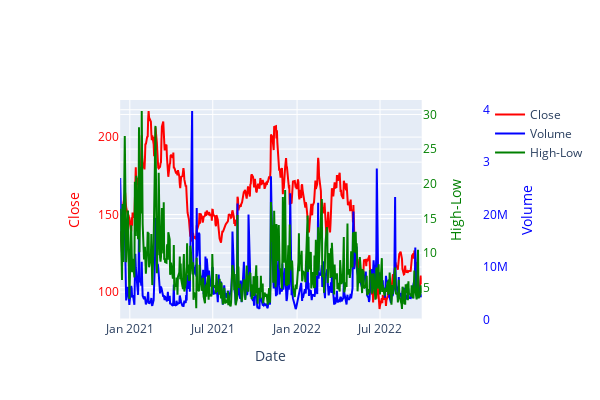

The notebook cell this image was saved under:
### Code cell
#graph_object 3개 축 그리기
import plotly.graph_objects as go

fig = make_subplots()
fig.add_trace(
  go.Scatter(
    x=df_abnb['Date'], y=df_abnb['Close'], name='Close',
    mode='lines', yaxis='y', line={'color':'red'}
    ) #1번째 축
)
fig.add_trace(
  go.Scatter(
    x=df_abnb['Date'], y=df_abnb['Volume'], name='Volume',
    mode='lines', yaxis='y2', line={'color':'blue'}
    ) #2번째 축 Volume
)
fig.add_trace(
  go.Scatter(
    x=df_abnb['Date'], y=df_abnb['High-Low'], name='High-Low',
    mode='lines', yaxis='y3', line={'color':'green'}
    ) #3번째 축 High-Low
)
fig.update_layout(
  yaxis = dict(title='Close'),
  yaxis2 = dict(title='Volume', position=1, side='right', overlaying='y', anchor='free'),
  yaxis3 = dict(title='High-Low', side='right', anchor='x', overlaying='y'),
  xaxis = dict(title='Date', domain=[.1, .85]),
  width=600, height=400
)
fig.layout.yaxis.color = 'red'
fig.layout.yaxis2.color = 'blue'
fig.layout.yaxis3.color = 'green'

fig.show()

### Figure 1 — Plotly figure (JSON) as saved in the notebook; plotly's stock layout.template omitted (floating-point values rounded to 4 significant figures; data arrays with more than 128 entries replaced by an {"elided": "..."} marker saying what was removed)
{"data": [{"line": {"color": "red"}, "mode": "lines", "name": "Close", "type": "scatter", "x": {"elided": "454 str values"}, "y": {"elided": "454 float values"}, "yaxis": "y"}, {"line": {"color": "blue"}, "mode": "lines", "name": "Volume", "type": "scatter", "x": {"elided": "454 str values"}, "y": {"elided": "454 int values"}, "yaxis": "y2"}, {"line": {"color": "green"}, "mode": "lines", "name": "High-Low", "type": "scatter", "x": {"elided": "454 str values"}, "y": {"elided": "454 float values"}, "yaxis": "y3"}], "layout": {"height": 400, "width": 600, "xaxis": {"anchor": "y", "domain": [0.1, 0.85], "title": {"text": "Date"}}, "yaxis": {"anchor": "x", "color": "red", "domain": [0, 1], "title": {"text": "Close"}}, "yaxis2": {"anchor": "free", "color": "blue", "overlaying": "y", "position": 1, "side": "right", "title": {"text": "Volume"}}, "yaxis3": {"anchor": "x", "color": "green", "overlaying": "y", "side": "right", "title": {"text": "High-Low"}}}}
